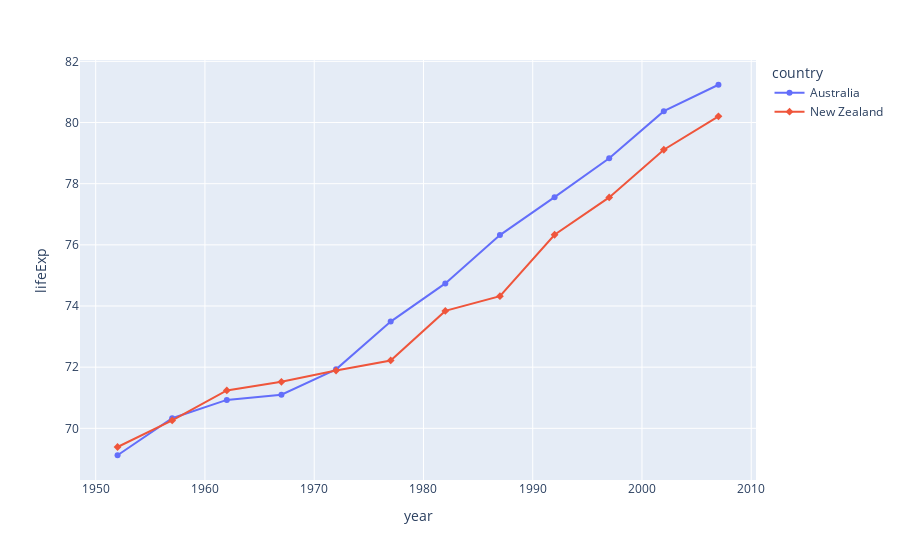

Notebook source saved alongside this figure:
### Code cell
df = px.data.gapminder().query("continent == 'Oceania'")
fig = px.line(df, x="year", y="lifeExp", color="country", symbol="country")
fig.show()

### Figure 1 — Plotly figure (JSON) as saved in the notebook; plotly's stock layout.template omitted (floating-point values rounded to 4 significant figures)
{"data": [{"hovertemplate": "country=Australia<br>year=%{x}<br>lifeExp=%{y}<extra></extra>", "legendgroup": "Australia", "line": {"color": "#636efa", "dash": "solid"}, "marker": {"symbol": "circle"}, "mode": "markers+lines", "name": "Australia", "orientation": "v", "showlegend": true, "type": "scatter", "x": [1952, 1957, 1962, 1967, 1972, 1977, 1982, 1987, 1992, 1997, 2002, 2007], "xaxis": "x", "y": [69.12, 70.33, 70.93, 71.1, 71.93, 73.49, 74.74, 76.32, 77.56, 78.83, 80.37, 81.23], "yaxis": "y"}, {"hovertemplate": "country=New Zealand<br>year=%{x}<br>lifeExp=%{y}<extra></extra>", "legendgroup": "New Zealand", "line": {"color": "#EF553B", "dash": "solid"}, "marker": {"symbol": "diamond"}, "mode": "markers+lines", "name": "New Zealand", "orientation": "v", "showlegend": true, "type": "scatter", "x": [1952, 1957, 1962, 1967, 1972, 1977, 1982, 1987, 1992, 1997, 2002, 2007], "xaxis": "x", "y": [69.39, 70.26, 71.24, 71.52, 71.89, 72.22, 73.84, 74.32, 76.33, 77.55, 79.11, 80.2], "yaxis": "y"}], "layout": {"legend": {"title": {"text": "country"}, "tracegroupgap": 0}, "margin": {"t": 60}, "xaxis": {"anchor": "y", "domain": [0, 1], "title": {"text": "year"}}, "yaxis": {"anchor": "x", "domain": [0, 1], "title": {"text": "lifeExp"}}}}
